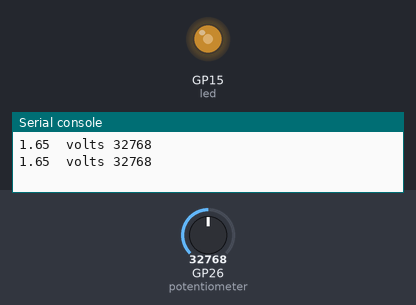
Bench run of a program on a simulated Raspberry Pi Pico running MicroPython. Shown: output pins drawn as LEDs (lit = HIGH), the last lines printed to the serial console. Inputs (shaded band) come from the test bench; at power-on: GP26 (potentiometer) = 32768 (analog values on the 0–65535 scale).

Above: at 1.2 s.
1.3 s: GP26 (potentiometer) set to 45874
At 2.8 s:
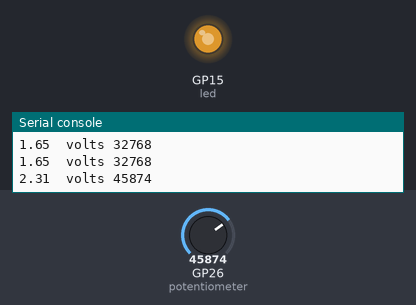
3.5 s: GP26 (potentiometer) set to 57670
At 4.3 s:
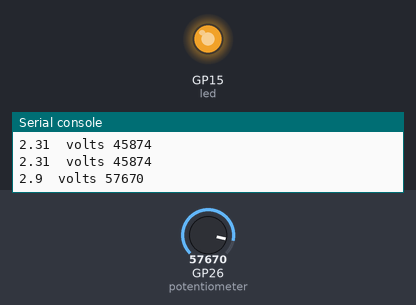
5.5 s: GP26 (potentiometer) set to 7864
At 7.0 s:
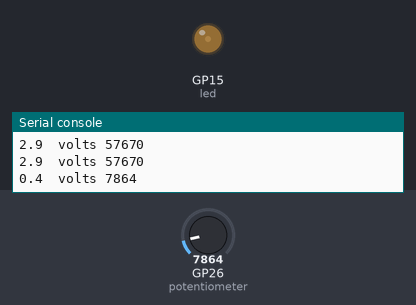
7.5 s: GP26 (potentiometer) set to 0
At 8.6 s:
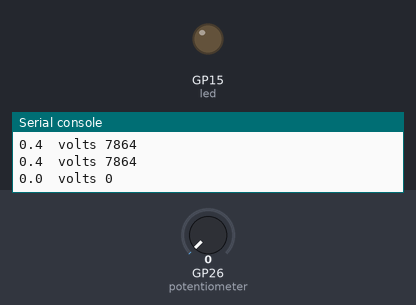
Timing chart, 0 to 10.5 s (numbered marks = the images above; inputs shaded):
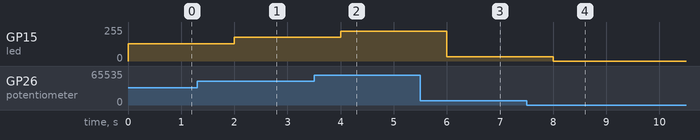

Measured:
- after the input at 1.3 s, GP15 (led): 128/255 → 178/255 after 0.70 s
- after the input at 3.5 s, GP15 (led): 178/255 → 224/255 after 0.50 s
- after the input at 5.5 s, GP15 (led): 224/255 → 31/255 after 0.50 s
- after the input at 7.5 s, GP15 (led): 31/255 → 0/255 after 0.50 s

The program:

LedPWM.py
```python
import machine, utime

potentiometer = machine.ADC(26)
led = machine.PWM(machine.Pin(15))
led.freq(1000)

conversion_factor = 3.3 / (65535)

while True:
    voltage = round((potentiometer.read_u16() * conversion_factor),2)
    led.duty_u16(potentiometer.read_u16())
    print(voltage, " volts", potentiometer.read_u16())
    utime.sleep(1)
```
